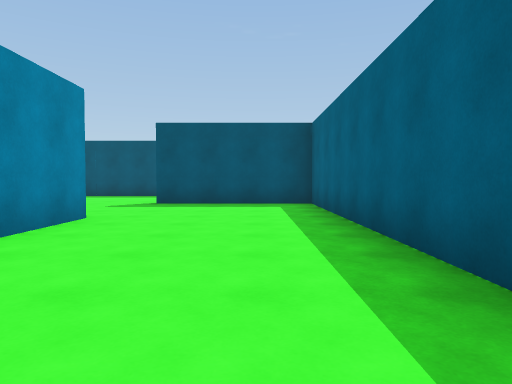
View 1 (above)

24 first-person views from a walk through a scene from a Unity 3-D project. The camera is 1.2 m above the floor, tilts 2° down and sees 70° across. The floor is counted in squares, 2 m on a side. Each view is taken from the middle of a square. On the plan, view 1 faces up. The plan holds only what a view shows up to about 10 squares ahead; the rest is blank. The place goes on beyond the plan. The player is left out.

View 2
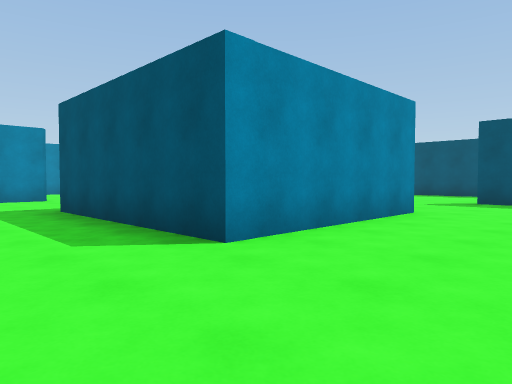

View 3
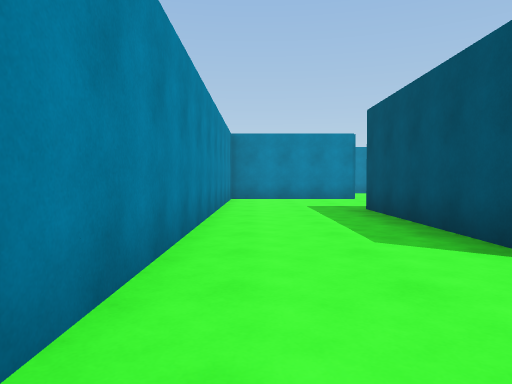

View 4
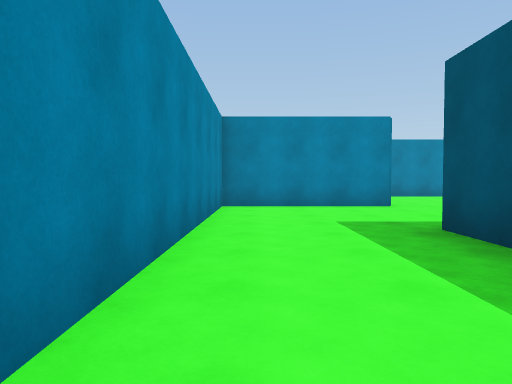

View 5
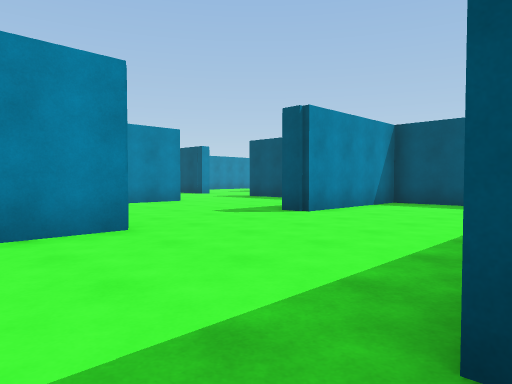

View 6
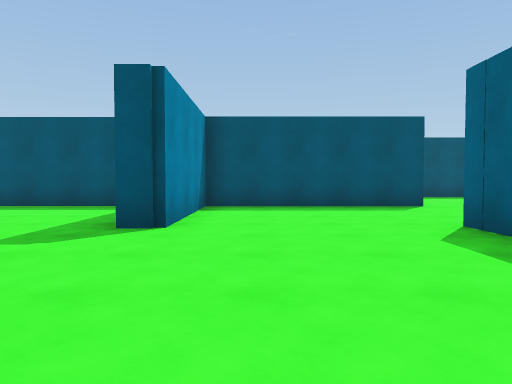

View 7
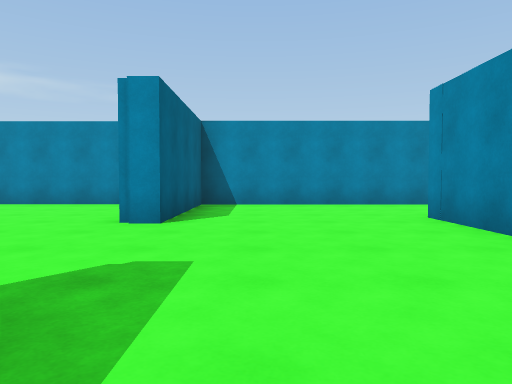

View 8
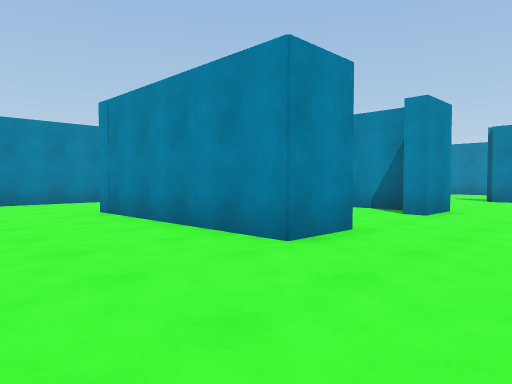

View 9
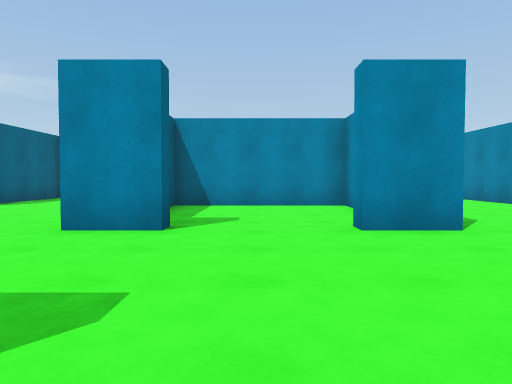

View 10
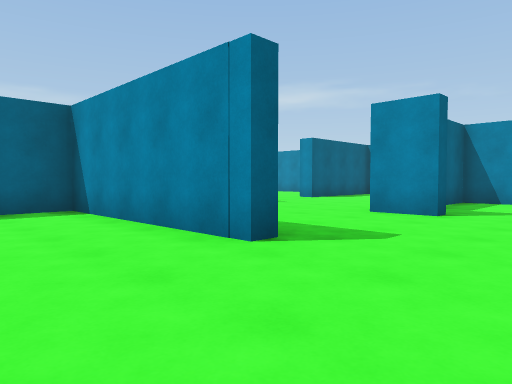

View 11
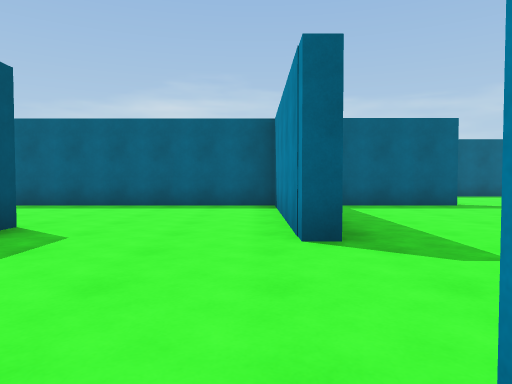

View 12
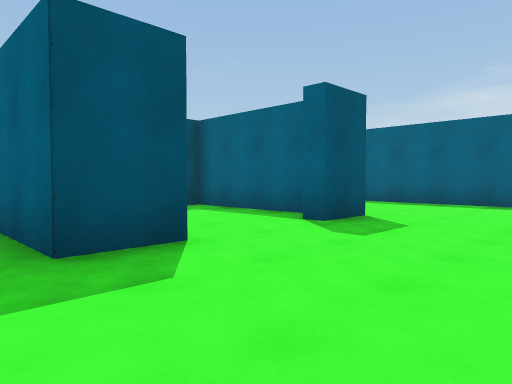

View 13
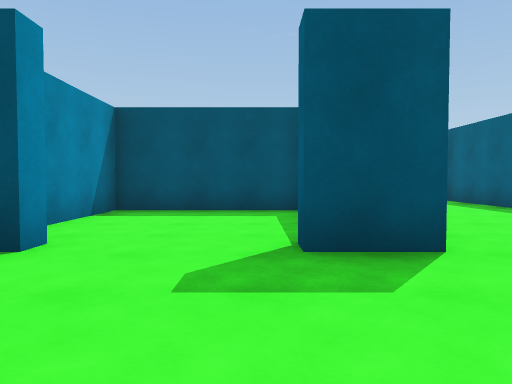

View 14
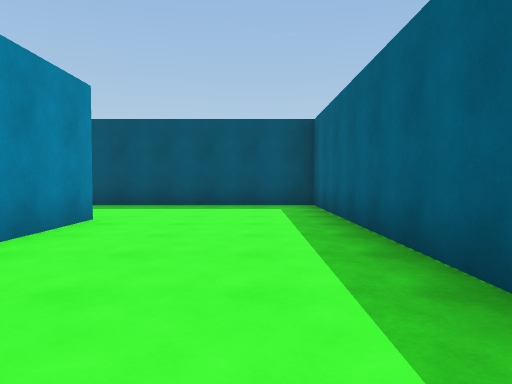

View 15
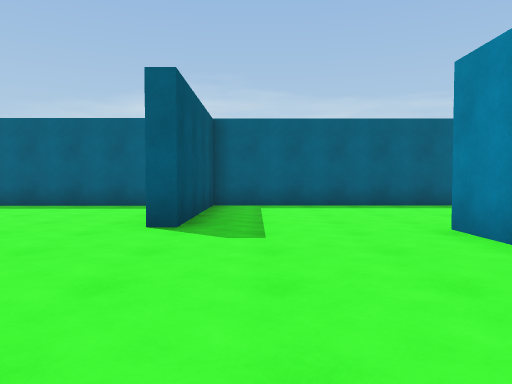

View 16
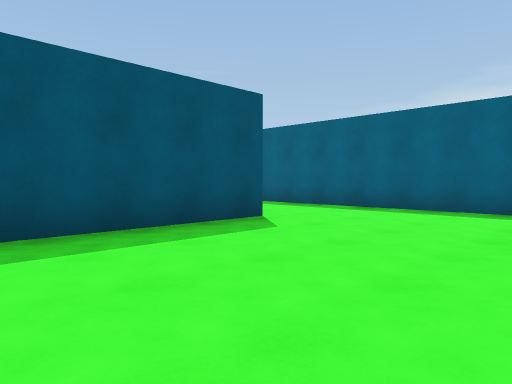

View 17
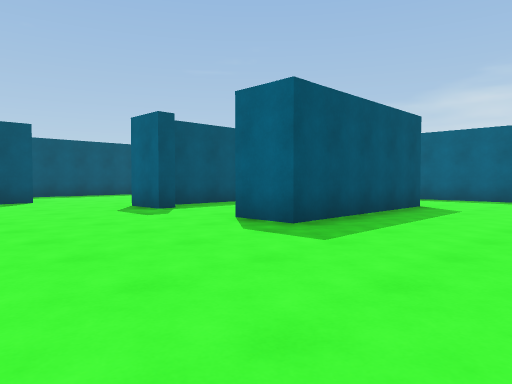

View 18
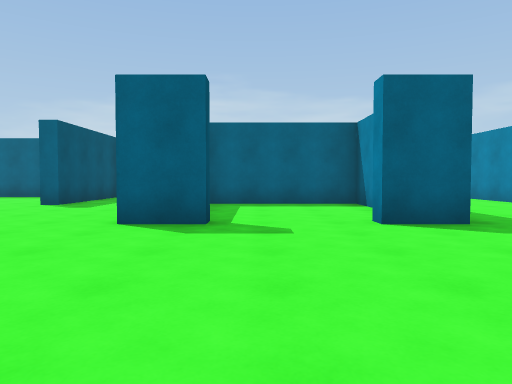

View 19
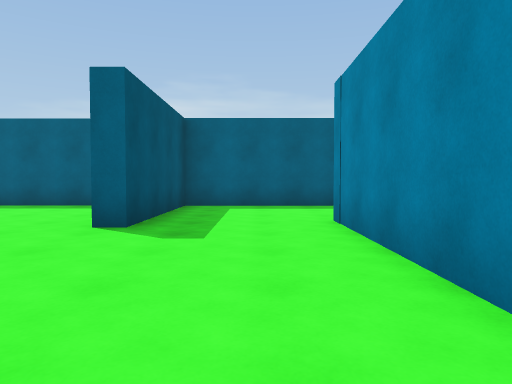

View 20
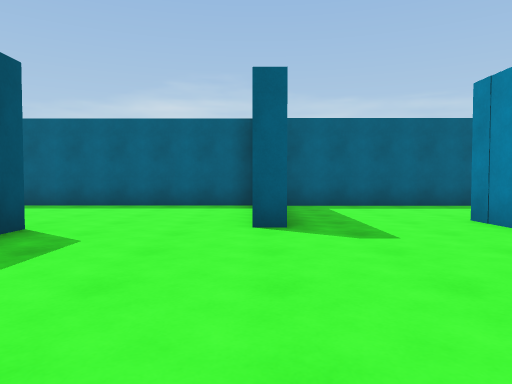

View 21
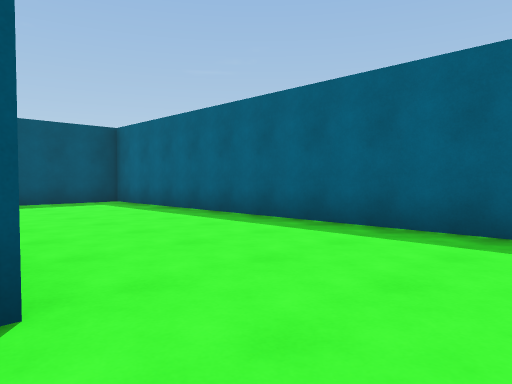

View 22
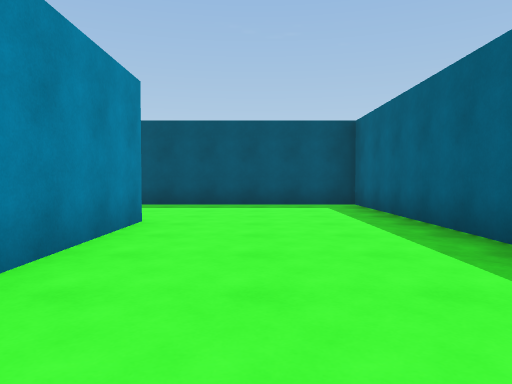

View 23
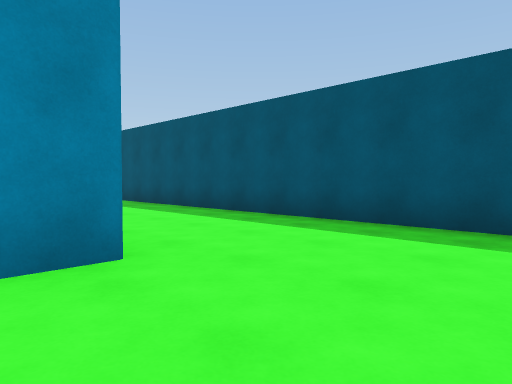

View 24
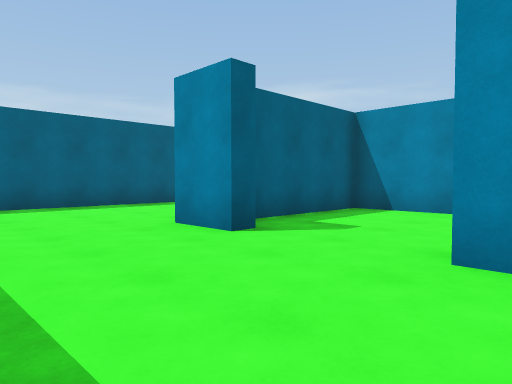

### Floor plan
Points are (right, up) in squares from view 1. A wall is a line through its corners. A room is listed if a view was taken in it or the views show most of it. See-through windows are left out.
Room 1 (views 1, 2, 3, 4, 5, 6, 7, 8, 9, 10, 11, 12, 13, 14, 15, 16, 17, 18, 19, 20, 21)
walls: (-6.2, 9.1) (-11.1, 9.1) (-11.1, 5.4) (-11.7, 5.4) (-11.7, 8.1); (-13.1, 9.1) (-15.8, 9.1); (-7.3, 4.8) (-7.3, 5.8); (-3.4, 13.5) (-2.1, 13.5) (-2.1, 17.1); (-3.8, 5.7) (-2.6, 5.7) (-2.6, 1.2) (-7.4, 1.2); (-15.4, 13) (-16.5, 13) (-16.5, 13.5); (-1.6, 9.4) (-1, 9.4); (-5.6, 16.7) (-6.1, 16.7) (-6.1, 17.9); (-16.5, 9.1) (-16.5, 9.6) (-11.7, 9.6) (-11.7, 20.4) (-16.9, 20.4); (-15.8, 14) (-15.8, 17.1) (-19.7, 17.1) (-19.7, 14.6); (-1.6, 13) (-6.1, 13) (-6.1, 14.3) (-5.8, 14.3); (-5.5, 17.9) (-1.6, 17.9); (-16.9, 5.2) (-16.9, 5.7) (-15.7, 5.7) (-15.7, 1.2); (-3.2, 17.4) (-5.4, 17.4); (-15.4, 17.5) (-15.4, 15.4); (1.4, 10.2) (1.4, 20.6) (-2.5, 20.6) (-2.5, 21.1); (-18.9, 13.5) (-18.9, 13) (-20.1, 13) (-20.1, 14.9); (-7.4, 20.4) (-8.2, 20.4); (-20, 5.1) (-20, 1.7) (-16.1, 1.7) (-16.1, 3); (-20.5, 5.7) (-19.2, 5.7) (-19.2, 5.3); (1.4, 1.9) (1.4, 9.1) (-2.5, 9.1) (-2.5, 9.4); (-17.1, -1.7) (-11.7, -1.7) (-11.7, 2.1) (-11.1, 2.1) (-11.1, -1.7) (-1, -1.7); (-2.5, 23.8) (-3.1, 23.8)
ways out: opening at (-4.8, 22.2) to room 2
Room 2 (views 22, 23, 24)
walls: (-6.6, 28.2) (-6.1, 28.2); (-5, 24.2) (-3.1, 24.2) (-3.1, 27.1); (-3.8, 27.8) (-3.8, 28.2) (-2.6, 28.2) (-2.6, 25.2); (1.4, 21) (1.4, 31.7) (-9.5, 31.7)
ways out: opening at (-4.8, 22.2) to room 1

Positions as (right, up) in squares from view 1, and headings:
1: (0, 0), facing up
2: (0, -1), facing up-left
3: (0, -1), facing left
4: (-3, -1), facing left
5: (-7, 0), facing up-left
6: (-10, 1), facing up
7: (-13, 7), facing down
8: (-13, 8), facing down-left
9: (-18, 10), facing down
10: (-19, 12), facing down-right
11: (-20, 10), facing right
12: (-21, 10), facing up-right
13: (-17, 10), facing up
14: (-13, 12), facing up
15: (-7, 8), facing right
16: (-6, 9), facing up-right
17: (-10, 10), facing up-right
18: (-11, 16), facing right
19: (-7, 19), facing right
20: (-7, 21), facing right
21: (-3, 22), facing up-right
22: (-1, 23), facing up
23: (0, 27), facing up-left
24: (-7, 31), facing down-right
